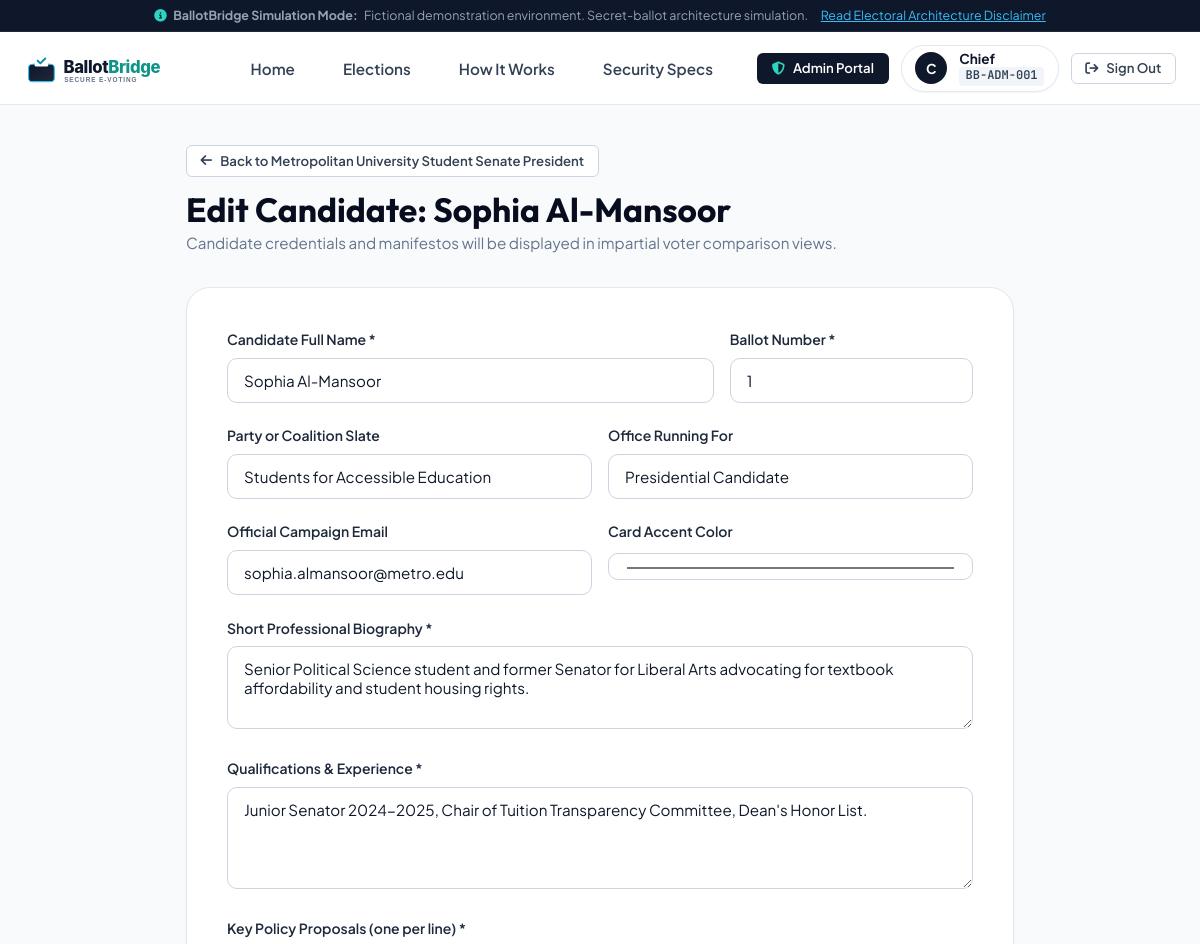
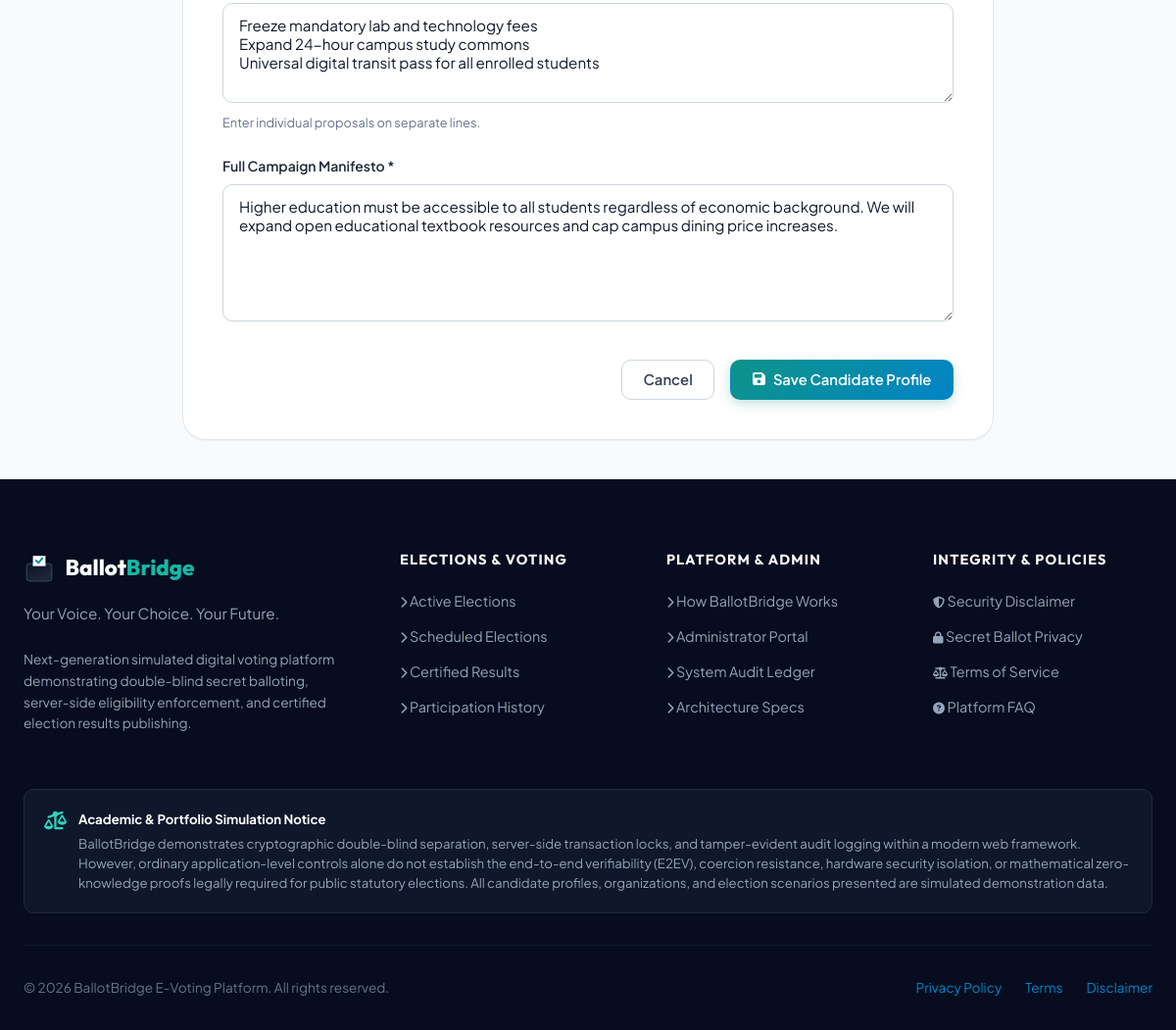
The app's page /admin-portal/candidates/4/edit/ (signed in) with its own data (2 pictures, top to bottom).
### voting/models.py (models this page shows, shortened)
class UserProfile(models.Model):
    user = models.OneToOneField(User, on_delete=models.CASCADE, related_name='profile')
    role = models.CharField(max_length=20, choices=UserRole.choices, default=UserRole.VOTER)
    voter_id = models.CharField(max_length=32, unique=True, db_index=True)
    demo_id_number = models.CharField(max_length=64, blank=True, default='', help_text='Simulated national or student ID')
    organization = models.CharField(max_length=120, blank=True, default='National Voter Registry')
    department = models.CharField(max_length=120, blank=True, default='General Division')
    is_verified = models.BooleanField(default=True)
    phone_number = models.CharField(max_length=30, blank=True, default='')
    avatar_color = models.CharField(max_length=20, default='#0284c7')
    created_at = models.DateTimeField(auto_now_add=True)
    @property
    def is_admin_role(self):
        return self.role == UserRole.ADMIN or self.user.is_superuser or self.user.is_staff

class Election(models.Model):
    title = models.CharField(max_length=200)
    slug = models.SlugField(max_length=220, unique=True, blank=True)
    tagline = models.CharField(max_length=255, blank=True, default='Empowering community decision making')
    description = models.TextField(help_text='Detailed information regarding election purpose and scope')
    category = models.CharField(max_length=30, choices=ElectionCategory.choices, default=ElectionCategory.NATIONAL_YOUTH)
    status = models.CharField(max_length=25, choices=ElectionStatus.choices, default=ElectionStatus.SCHEDULED)
    start_time = models.DateTimeField()
    end_time = models.DateTimeField()
    eligibility_criteria = models.CharField(
        max_length=50,
        choices=[
            ('ALL', 'All Registered Voters'),
            ('STUDENTS', 'Registered Students Only'),
            ('FACULTY', 'Academic Faculty Only'),
            ('COMMUNITY', 'Community Members'),
        ],
        default='ALL'
    )
    banner_color = models.CharField(max_length=25, default='#1e3a8a')
    banner_icon = models.CharField(max_length=50, default='vote')
    is_featured = models.BooleanField(default=False)
    created_by = models.ForeignKey(User, on_delete=models.SET_NULL, null=True, blank=True, related_name='created_elections')
    created_at = models.DateTimeField(auto_now_add=True)
    updated_at = models.DateTimeField(auto_now=True)
    class Meta:
        ordering = ['-start_time']

class Candidate(models.Model):
    election = models.ForeignKey(Election, on_delete=models.CASCADE, related_name='candidates')
    name = models.CharField(max_length=150)
    ballot_number = models.PositiveIntegerField(default=1)
    party_or_slate = models.CharField(max_length=150, blank=True, default='Independent')
    role_title = models.CharField(max_length=150, blank=True, default='Candidate for Office')
    photo = models.ImageField(upload_to='candidates/', blank=True, null=True)
    avatar_color = models.CharField(max_length=20, default='#0284c7')
    avatar_initials = models.CharField(max_length=4, blank=True, default='')
    short_bio = models.TextField(help_text='Concise summary of experience and values')
    qualifications = models.TextField(help_text='Educational, professional, and leadership credentials')
    manifesto = models.TextField(help_text='Official campaign manifesto statement')
    key_proposals = models.TextField(help_text='Key proposal points, separated by newlines')
    email = models.EmailField(blank=True, default='')
    created_at = models.DateTimeField(auto_now_add=True)
    class Meta:
        ordering = ['ballot_number', 'name']

### voting/views.py (the view)
    @login_required
    def wrapper(request, *args, **kwargs):
        if not (request.user.is_superuser or request.user.is_staff or
                (hasattr(request.user, 'profile') and request.user.profile.is_admin_role)):
            messages.error(request, "Access denied: Administrator privileges required.")
            return redirect('voter_dashboard')
        return view_func(request, *args, **kwargs)

### voting/context_processors.py (called while the page is built)
def ballotbridge_context(request):
    active_count = Election.objects.filter(status=ElectionStatus.ACTIVE).count()
    user_profile = None
    is_admin_user = False
    if request.user.is_authenticated:
        user_profile = getattr(request.user, 'profile', None)
        if user_profile and user_profile.is_admin_role:
            is_admin_user = True
        elif request.user.is_superuser or request.user.is_staff:
            is_admin_user = True
    return {
        'APP_NAME': 'BallotBridge',
        'APP_TAGLINE': 'Your Voice. Your Choice. Your Future.',
        'ACTIVE_ELECTIONS_COUNT': active_count,
        'CURRENT_USER_PROFILE': user_profile,
        'IS_ADMIN_USER': is_admin_user,
        'CURRENT_YEAR': timezone.now().year,
    }

### voting/views.py (called while the page is built)
def admin_required(view_func):
    @login_required
    def wrapper(request, *args, **kwargs):
        if not (request.user.is_superuser or request.user.is_staff or
                (hasattr(request.user, 'profile') and request.user.profile.is_admin_role)):
            messages.error(request, "Access denied: Administrator privileges required.")
            return redirect('voter_dashboard')
        return view_func(request, *args, **kwargs)
    return wrapper

### templates/admin_panel/candidate_form.html (shortened to what this page needs)
{% extends 'base.html' %}
{% load static %}
{% block content %}
<div class="container container-narrow" style="padding: 2.5rem 1rem;">
  <div style="margin-bottom: 2rem;">
    <a href="{% url 'admin_election_edit' slug=election.slug %}" class="btn btn-secondary btn-sm" style="margin-bottom: 0.75rem;">
      <i class="fa-solid fa-arrow-left"></i>
      <span>Back to {{ election.title }}</span>
    </a>
    <h1 style="font-size: 2.1rem; color: var(--navy-950);">
      {% if is_edit %}Edit Candidate: {{ candidate.name }}{% else %}Register Candidate for {{ election.title }}{% endif %}
    </h1>
    <p style="color: var(--slate-500); font-size: 0.95rem;">
      Candidate credentials and manifestos will be displayed in impartial voter comparison views.
    </p>
  </div>
  <div style="background: var(--white); border: 1px solid var(--slate-200); border-radius: var(--radius-xl); padding: 2.5rem; box-shadow: var(--shadow-sm);">
    <form method="POST" enctype="multipart/form-data">
      <div style="display: grid; grid-template-columns: 2fr 1fr; gap: 1rem;">
        <div class="form-group">
          <label class="form-label" for="id_name">Candidate Full Name *</label>
          {{ form.name }}
        </div>
        <div class="form-group">
          <label class="form-label" for="id_ballot_number">Ballot Number *</label>
          {{ form.ballot_number }}
        </div>
      </div>
      <div style="display: grid; grid-template-columns: 1fr 1fr; gap: 1rem;">
        <div class="form-group">
          <label class="form-label" for="id_party_or_slate">Party or Coalition Slate</label>
          {{ form.party_or_slate }}
        </div>
        <div class="form-group">
          <label class="form-label" for="id_role_title">Office Running For</label>
          {{ form.role_title }}
        </div>
      </div>
      <div style="display: grid; grid-template-columns: 1fr 1fr; gap: 1rem;">
        <div class="form-group">
          <label class="form-label" for="id_email">Official Campaign Email</label>
          {{ form.email }}
        </div>
        <div class="form-group">
          <label class="form-label" for="id_avatar_color">Card Accent Color</label>
          {{ form.avatar_color }}
        </div>
      </div>
      <div class="form-group">
        <label class="form-label" for="id_short_bio">Short Professional Biography *</label>
        {{ form.short_bio }}
      </div>
      <div class="form-group">
        <label class="form-label" for="id_qualifications">Qualifications & Experience *</label>
        {{ form.qualifications }}
      </div>
      <div class="form-group">
        <label class="form-label" for="id_key_proposals">Key Policy Proposals (one per line) *</label>
        {{ form.key_proposals }}
        <span class="form-hint">Enter individual proposals on separate lines.</span>
      </div>
      <div class="form-group">
        <label class="form-label" for="id_manifesto">Full Campaign Manifesto *</label>
        {{ form.manifesto }}
      </div>
      <div style="display: flex; gap: 1rem; justify-content: flex-end; margin-top: 2rem;">
        <a href="{% url 'admin_election_edit' slug=election.slug %}" class="btn btn-secondary">Cancel</a>
        <button type="submit" class="btn btn-primary">
          <i class="fa-solid fa-floppy-disk"></i>
          <span>Save Candidate Profile</span>
        </button>
      </div>
    </form>
  </div>
</div>
{% endblock %}

### templates/navbar.html (shortened to what this page needs)
{% load static %}
<header class="site-header">
  <div class="container navbar">
    <a href="{% url 'home' %}" class="brand-link" title="BallotBridge Home">
      <img src="{% static 'img/logo.svg' %}" alt="BallotBridge Logo" class="brand-logo-img">
    </a>
    <ul class="nav-links">
      <li><a href="{% url 'home' %}" class="nav-link {% if request.resolver_match.url_name == 'home' %}active{% endif %}">Home</a></li>
      <li><a href="{% url 'voter_dashboard' %}" class="nav-link {% if request.resolver_match.url_name == 'voter_dashboard' %}active{% endif %}">Elections</a></li>
      <li><a href="{% url 'about' %}" class="nav-link {% if request.resolver_match.url_name == 'about' %}active{% endif %}">How It Works</a></li>
      <li><a href="{% url 'security_disclaimer' %}" class="nav-link {% if request.resolver_match.url_name == 'security_disclaimer' %}active{% endif %}">Security Specs</a></li>
    </ul>
    <div class="nav-auth-actions">
      {% if user.is_authenticated %}
        {% if IS_ADMIN_USER %}
        <a href="{% url 'admin_dashboard' %}" class="btn btn-navy btn-sm" title="Election Administrator Portal">
          <i class="fa-solid fa-shield-halved" style="color: var(--teal-400);"></i>
          <span>Admin Portal</span>
        </a>
        {% endif %}
        <a href="{% url 'profile' %}" class="nav-profile-pill" title="View Voter Profile">
          <div class="avatar-bubble" style="background: {{ CURRENT_USER_PROFILE.avatar_color|default:'#0d9488' }};">
            {{ user.first_name|default:user.username|slice:":1"|upper }}
          </div>
          <div style="display: flex; flex-direction: column; text-align: left; line-height: 1.15;">
            <span style="font-weight: 700; font-size: 0.85rem; color: var(--navy-900);">
              {{ user.first_name|default:user.username }}
            </span>
            <span class="voter-id-tag">
              {{ CURRENT_USER_PROFILE.voter_id|default:'VOTER' }}
            </span>
          </div>
        </a>
        <a href="{% url 'logout' %}" class="btn btn-secondary btn-sm" title="Sign Out">
          <i class="fa-solid fa-arrow-right-from-bracket"></i>
          <span>Sign Out</span>
        </a>
      {% endif %}
    </div>
  </div>
</header>

### records on screen
UserProfile: voter_id "BB-ADM-001"
Election: title "Metropolitan University Student Senate President"
Candidate: name "Sophia Al-Mansoor", ballot_number "1", party_or_slate "Students for Accessible Education", role_title "Presidential Candidate", email "sophia.almansoor@metro.edu", avatar_color "#0284c7", short_bio "Senior Political Science student and former Senator for Liberal Arts advocating for textbook affordability and student housing rights.", qualifications "Junior Senator 2024-2025, Chair of Tuition Transparency Committee, Dean's Honor List.", key_proposals "Freeze mandatory lab and technology fees Expand 24-hour campus study commons Universal digital transit pass for all enrolled students", manifesto "Higher education must be accessible to all students regardless of economic background. We will expand open educational textbook resources and cap campus dining price increases."

### other values on screen
{{ user.first_name|default:user.username|slice:":1"|upper }} "C"
{{ user.first_name|default:user.username }} "Chief"
{{ APP_TAGLINE }} "Your Voice. Your Choice. Your Future."
